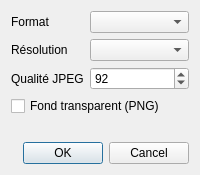
<?xml version="1.0" encoding="UTF-8"?>
<ui version="4.0">
 <class>ImageExportDialog</class>
 <widget class="QDialog" name="ImageExportDialog">
  <property name="windowTitle"><string>Exporter en image</string></property>
  <layout class="QVBoxLayout" name="verticalLayout">
   <item>
    <layout class="QFormLayout" name="form">
     <item row="0" column="0">
      <widget class="QLabel" name="formatLabel">
       <property name="text"><string>Format</string></property>
      </widget>
     </item>
     <item row="0" column="1">
      <widget class="QComboBox" name="format"/>
     </item>
     <item row="1" column="0">
      <widget class="QLabel" name="scaleLabel">
       <property name="text"><string>Résolution</string></property>
      </widget>
     </item>
     <item row="1" column="1">
      <widget class="QComboBox" name="scale"/>
     </item>
     <item row="2" column="0">
      <widget class="QLabel" name="qualityLabel">
       <property name="text"><string>Qualité JPEG</string></property>
      </widget>
     </item>
     <item row="2" column="1">
      <widget class="QSpinBox" name="quality">
       <property name="minimum"><number>1</number></property>
       <property name="maximum"><number>100</number></property>
       <property name="value"><number>92</number></property>
      </widget>
     </item>
     <item row="3" column="0" colspan="2">
      <widget class="QCheckBox" name="transparent">
       <property name="text"><string>Fond transparent (PNG)</string></property>
      </widget>
     </item>
     <item row="4" column="0" colspan="2">
      <widget class="QLabel" name="sizeLabel">
       <property name="wordWrap"><bool>true</bool></property>
      </widget>
     </item>
    </layout>
   </item>
   <item>
    <widget class="QDialogButtonBox" name="buttonBox">
     <property name="orientation"><enum>Qt::Horizontal</enum></property>
     <property name="standardButtons">
      <set>QDialogButtonBox::Cancel|QDialogButtonBox::Ok</set>
     </property>
    </widget>
   </item>
  </layout>
 </widget>
 <resources/>
 <connections>
  <connection>
   <sender>buttonBox</sender>
   <signal>accepted()</signal>
   <receiver>ImageExportDialog</receiver>
   <slot>accept()</slot>
  </connection>
  <connection>
   <sender>buttonBox</sender>
   <signal>rejected()</signal>
   <receiver>ImageExportDialog</receiver>
   <slot>reject()</slot>
  </connection>
 </connections>
</ui>
